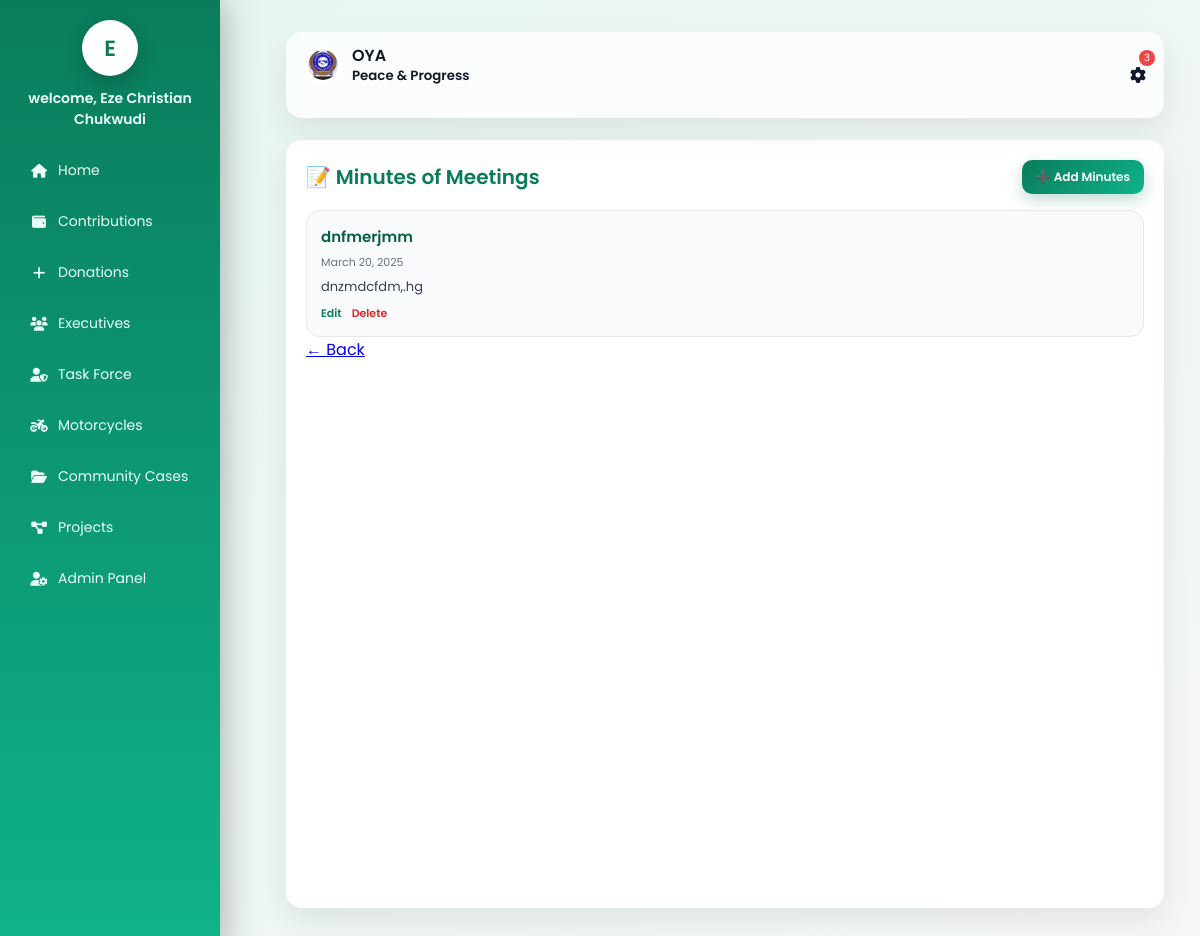
The page /minutes/ (signed in) on the database its author committed.
### accounts/models.py (models this page shows, shortened)
class Member(models.Model):
    ROLE_CHOICES = [
        ('admin', 'Admin'),
        ('executive', 'Executive'),
        ('member', 'Floor Member'),
    ]
    STATUS_CHOICES = [
        ('active', 'Active'),
        ('inactive', 'Inactive'),
        ('suspended', 'Suspended'),
    ]
    serial_number = models.CharField(max_length=20, unique=True)
    full_name = models.CharField(max_length=200)
    phone_number = models.CharField(max_length=20)
    gender = models.CharField(max_length=10)
    age = models.PositiveIntegerField()
    role = models.CharField(max_length=20, choices=ROLE_CHOICES)
    executive_position = models.CharField(max_length=100, null=True, blank=True)
    status = models.CharField(max_length=20, choices=STATUS_CHOICES)
    year_joined = models.PositiveIntegerField()
    password = models.CharField(max_length=128)  # hashed later
    created_at = models.DateTimeField(auto_now_add=True)

class MeetingMinute(models.Model):
    title = models.CharField(max_length=200)
    content = models.TextField()
    meeting_date = models.DateField()
    created_by = models.ForeignKey(Member, on_delete=models.SET_NULL, null=True)
    created_at = models.DateTimeField(default=timezone.now)

### accounts/decorators.py (the view)
    def wrapper(request, *args, **kwargs):
        if not request.session.get('member_id'):
            return redirect('login')
        return view_func(request, *args, **kwargs)

### accounts/views.py (called while the page is built)
@login_required
def minutes_list(request):
    member = Member.objects.get(id=request.session['member_id'])
    announcements_count = Announcement.objects.filter(is_active=True).count()
    minutes_count = MeetingMinute.objects.count()
    minutes = MeetingMinute.objects.order_by('-meeting_date')
    return render(request, 'accounts/minutes_list.html', {
        'minutes': minutes,
        'member': member,
        'announcements_count': announcements_count,
        'minutes_count': minutes_count,
    })

### accounts/templates/accounts/minutes_list.html (shortened to what this page needs)
{% load static %}
<!DOCTYPE html>
<html lang="en">
<head>
  <link rel="stylesheet" href="https://cdnjs.cloudflare.com/ajax/libs/font-awesome/6.5.0/css/all.min.css">
    <link rel="stylesheet" href="{% static 'accounts/css/styles.css' %}">
</head>
<body>
	<aside class="sidebar" id="sidebar">
		<div class="brand">
			<a href="{% url 'dashboard' %}" style="text-decoration: none;"><div class="avatar">{{ member.full_name|slice:":1" }}</div></a>
		</div>
		<strong>welcome, {{ member.full_name }}</strong>
		<nav class="menu">
			<a href="{% url 'dashboard' %}"><i class="fa fa-home"></i> Home</a>
			<a href="{% url 'contributions_list' %}"><i class="fa fa-wallet"></i> Contributions</a>
			<a href="{% url 'donation_list' %}"><i class="fa fa-plus"></i> Donations</a>
			<a href="{% url 'executives_list' %}"><i class="fa fa-users"></i> Executives</a>
			<a href="{% url 'taskforce_list' %}"><i class="fa fa-user-shield"></i> Task Force</a>
			<a href="{% url 'motorcycles_list' %}"><i class="fa fa-motorcycle"></i> Motorcycles</a>
			<a href="{% url 'cases_list' %}"><i class="fa fa-folder-open"></i> Community Cases</a>
			<a href="{% url 'projects_list' %}"><i class="fa fa-diagram-project"></i> Projects</a>
			{% if request.session.member_role == 'admin' %}
			<a href="{% url 'admin_dashboard' %}"><i class="fa fa-user-cog"></i> Admin Panel</a>
			{% endif %}
		</nav>
	</aside>
  <main class="main">
   <div class="topbar">
  <div class="left-top">
    <div class="brand">
      <img src="{% static 'accounts/images/oya logo.jpeg' %}" alt="OYA Logo">
      <span>
        OYA<br>
        <small>Peace & Progress</small>
      </span>
    </div>
  </div>
  <div class="actions">
    <div class="profile" onclick="toggleProfile()">
      <span class="badge-noty">
        {{ announcements_count|add:minutes_count }}
      </span>
      <i class="fa fa-cog"></i>
    </div>
  </div>
</div>
  <div class="container">
    <div class="header">
      <h2>📝 Minutes of Meetings</h2>
      {% if request.session.member_role == 'admin' %}
        <a href="{% url 'add_minutes' %}" class="btn">➕ Add Minutes</a>
      {% endif %}
    </div>
    <ul class="list">
      {% for m in minutes %}
        <li class="card">
          <h4>{{ m.title }}</h4>
          <div class="date">{{ m.meeting_date }}</div>
          <div class="excerpt">{{ m.content|truncatewords:30 }}</div>
          {% if request.session.member_role == 'admin' %}
            <div class="actions">
              <a href="{% url 'edit_minutes' m.id %}">Edit</a>
              <a href="{% url 'delete_minutes' m.id %}" class="delete" onclick="return confirm('Delete these minutes?')">Delete</a>
            </div>
          {% endif %}
        </li>
      {% empty %}
        <div class="empty">No minutes recorded yet.</div>
      {% endfor %}
    </ul>
    <a href="{% url 'dashboard' %}" class="back">← Back</a>
  </div>
    </main>
</body>
</html>

### accounts/static/accounts/css/styles.css (style rules this page uses)
:root { --primary: #0a7c5b; --bg: #f5f7f6; --card: #ffffff; --text: #1f2933; --muted: #6b7280; --shadow: 0 10px 25px rgba(0,0,0,.08); --radius: 16px; }
* { box-sizing: border-box; }
body { margin: 0; font-family: 'Poppins', sans-serif; background: var(--bg); color: var(--text); min-height: 100vh; display: flex; }
.sidebar { width:220px; background:linear-gradient(180deg,#0a7c5b,#0fb38a); color:#eafff9; padding:20px 18px; position:fixed; inset:0 auto 0 0; z-index:1000; box-shadow:6px 0 30px rgba(0,0,0,.25); transition:transform .3s ease; }
.sidebar .brand { display:flex; justify-content:center; margin-bottom:12px; }
.sidebar .avatar { width:56px; height:56px; border-radius:50%; background:#fff; color:#0a7c5b; display:grid; place-items:center; font-size:22px; font-weight:600; box-shadow:0 8px 20px rgba(0,0,0,.2); }
.sidebar strong { display:block; text-align:center; margin-top:8px; font-weight:600; font-size:14px; }
.menu { margin-top:12px; }
.menu a { display:flex; align-items:center; gap:12px; padding:11px 14px; border-radius:12px; color:#eafff9; text-decoration:none; font-size:14px; margin-bottom:6px; }
.menu a i { width:18px; text-align:center; }
.brand { display: flex; align-items: center; gap: 10px; margin-bottom: 20px; }
.brand img { width: 42px; height: 42px; object-fit: contain; border-radius: 50%; background: #fff; padding: 4px; }
.brand span { font-weight: 600; font-size: 16px; line-height: 1.2; }
.menu a { display: flex; align-items: center; gap: 10px; padding: 12px; border-radius: 10px; text-decoration: none; color: #eafff9; margin-bottom: 6px; }
.main { margin-left: 250px; width: 100%; padding: 16px 20px 30px; }
.topbar { position:sticky; top:0; display:flex; justify-content:space-between; align-items:center; padding:14px 18px; margin-bottom:22px; background:rgba(255,255,255,.75); backdrop-filter:blur(10px); border-radius:16px; box-shadow:0 12px 30px rgba(0,0,0,.08); z-index:50; }
.left-top { display: flex; align-items: center; gap: 10px; }
.topbar .brand { display:flex; align-items:center; gap:10px; }
.topbar .brand img { width:38px; height:38px; border-radius:50%; background:#fff; padding:4px; }
.actions { display: flex; align-items: center; gap: 10px; position: relative; z-index: 60; }
.badge-noty { position: absolute; top: -17px; right: -9px; background: #ef4444; color: #fff; font-size: 10px; border-radius: 50%; padding: 0px 5px; }
.profile { cursor:pointer; display:flex; align-items:center; gap:8px; }
.avatar { width: 32px; height: 32px; border-radius: 50%; background: linear-gradient(135deg, #0a7c5b, #0fb38a); color: #fff; display: grid; place-items: center; font-weight: 600; }
.btn { background: #fff; color: #0a7c5b; border-radius: 10px; padding: 10px 14px; text-decoration: none; font-weight: 600; border: none; cursor: pointer; }

### accounts/templates/accounts/minutes_list.html (style rules this page uses)
* { box-sizing: border-box; }
body { margin: 0; min-height: 100vh; font-family: 'Poppins', sans-serif; background: linear-gradient(135deg, #e6f5f1, #f5f7f6); padding: 16px; color: #111827; }
.container { max-width: 1050px; margin: auto; background: #ffffff; border-radius: 16px; padding: 20px; box-shadow: 0 12px 30px rgba(0, 0, 0, 0.08); min-height: calc(100vh - 32px); }
.header { display: flex; justify-content: space-between; align-items: center; flex-wrap: wrap; gap: 10px; margin-bottom: 16px; }
h2 { margin: 0; font-size: 20px; color: #0a7c5b; font-weight: 600; }
.btn { padding: 8px 14px; background: linear-gradient(135deg, #0a7c5b, #0fb38a); color: white; text-decoration: none; border-radius: 10px; font-weight: 600; font-size: 12px; display: inline-flex; align-items: center; gap: 6px; box-shadow: 0 6px 16px rgba(10, 124, 91, 0.25); transition: transform 0.15s ease, box-shadow 0.15s ease; white-space: nowrap; }
.list { list-style: none; padding: 0; margin: 0; display: grid; grid-template-columns: 1fr; gap: 12px; }
.card { background: #f9fafb; border: 1px solid #e5e7eb; border-radius: 14px; padding: 14px; transition: transform .12s ease, box-shadow .12s ease; }
.card h4 { margin: 0 0 6px; font-size: 15px; color: #065f46; font-weight: 600; }
.date { font-size: 11px; color: #6b7280; margin-bottom: 6px; }
.excerpt { font-size: 13px; line-height: 1.5; color: #374151; margin-bottom: 8px; }
.actions { display: flex; gap: 10px; flex-wrap: wrap; }
.actions a { font-size: 11px; font-weight: 600; color: #0a7c5b; text-decoration: none; }
.actions a.delete { color: #dc2626; }

### rows shown on the page
Member: full_name "E", full_name "Eze Christian Chukwudi"
MeetingMinute: title "dnfmerjmm", meeting_date "March 20, 2025", content "dnzmdcfdm,.hg"

### other values the page prints
{{ announcements_count|add:minutes_count }} "3"
